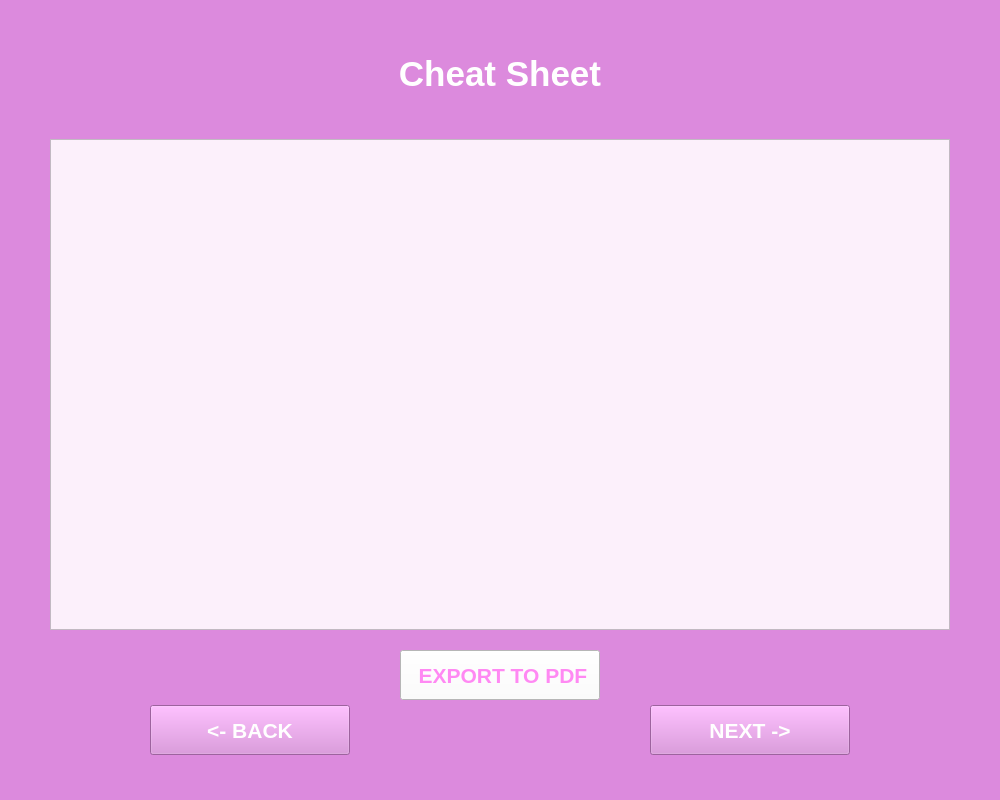
<?xml version="1.0" encoding="UTF-8"?>
<ui version="4.0">
 <class>Window_6_Cheat_Sheet</class>
 <widget class="QMainWindow" name="Window_6_Cheat_Sheet">
  <property name="geometry">
   <rect>
    <x>0</x>
    <y>0</y>
    <width>1000</width>
    <height>800</height>
   </rect>
  </property>
  <property name="windowTitle">
   <string>LazyApp</string>
  </property>
  <property name="styleSheet">
   <string notr="true">background-color: rgb(220, 138, 221);</string>
  </property>
  <widget class="QWidget" name="centralwidget">
   <widget class="QTextBrowser" name="Cheat_Sheet_title">
    <property name="geometry">
     <rect>
      <x>0</x>
      <y>50</y>
      <width>1000</width>
      <height>60</height>
     </rect>
    </property>
    <property name="autoFillBackground">
     <bool>true</bool>
    </property>
    <property name="styleSheet">
     <string notr="true">color: rgb(255, 255, 255);</string>
    </property>
    <property name="frameShape">
     <enum>QFrame::NoFrame</enum>
    </property>
    <property name="frameShadow">
     <enum>QFrame::Plain</enum>
    </property>
    <property name="lineWidth">
     <number>0</number>
    </property>
    <property name="html">
     <string>&lt;!DOCTYPE HTML PUBLIC &quot;-//W3C//DTD HTML 4.0//EN&quot; &quot;http://www.w3.org/TR/REC-html40/strict.dtd&quot;&gt;
&lt;html&gt;&lt;head&gt;&lt;meta name=&quot;qrichtext&quot; content=&quot;1&quot; /&gt;&lt;meta charset=&quot;utf-8&quot; /&gt;&lt;style type=&quot;text/css&quot;&gt;
p, li { white-space: pre-wrap; }
hr { height: 1px; border-width: 0; }
li.unchecked::marker { content: &quot;\2610&quot;; }
li.checked::marker { content: &quot;\2612&quot;; }
&lt;/style&gt;&lt;/head&gt;&lt;body style=&quot; font-family:'Segoe UI'; font-size:9pt; font-weight:400; font-style:normal;&quot;&gt;
&lt;p align=&quot;center&quot; style=&quot; margin-top:0px; margin-bottom:0px; margin-left:0px; margin-right:0px; -qt-block-indent:0; text-indent:0px;&quot;&gt;&lt;span style=&quot; font-size:26pt; font-weight:700;&quot;&gt;Cheat Sheet&lt;/span&gt;&lt;/p&gt;&lt;/body&gt;&lt;/html&gt;</string>
    </property>
   </widget>
   <widget class="QPushButton" name="Cheat_sheet_next_button">
    <property name="geometry">
     <rect>
      <x>650</x>
      <y>705</y>
      <width>200</width>
      <height>50</height>
     </rect>
    </property>
    <property name="font">
     <font>
      <pointsize>16</pointsize>
      <bold>true</bold>
     </font>
    </property>
    <property name="styleSheet">
     <string notr="true">color: rgb(255, 255, 255);</string>
    </property>
    <property name="text">
     <string>NEXT -&gt;</string>
    </property>
   </widget>
   <widget class="QPlainTextEdit" name="Cheat_Sheet_space">
    <property name="geometry">
     <rect>
      <x>50</x>
      <y>139</y>
      <width>900</width>
      <height>491</height>
     </rect>
    </property>
    <property name="styleSheet">
     <string notr="true">background-color: rgb(252, 240, 251);</string>
    </property>
    <property name="plainText">
     <string/>
    </property>
    <property name="overwriteMode">
     <bool>true</bool>
    </property>
    <property name="backgroundVisible">
     <bool>false</bool>
    </property>
    <property name="centerOnScroll">
     <bool>false</bool>
    </property>
   </widget>
   <widget class="QPushButton" name="Cheat_Sheet_back_button">
    <property name="geometry">
     <rect>
      <x>150</x>
      <y>705</y>
      <width>200</width>
      <height>50</height>
     </rect>
    </property>
    <property name="font">
     <font>
      <pointsize>16</pointsize>
      <bold>true</bold>
     </font>
    </property>
    <property name="styleSheet">
     <string notr="true">color: rgb(255, 255, 255);</string>
    </property>
    <property name="text">
     <string>&lt;- BACK</string>
    </property>
   </widget>
   <widget class="QPushButton" name="Cheat_Sheet_export_button">
    <property name="geometry">
     <rect>
      <x>400</x>
      <y>650</y>
      <width>200</width>
      <height>50</height>
     </rect>
    </property>
    <property name="font">
     <font>
      <pointsize>16</pointsize>
      <bold>true</bold>
     </font>
    </property>
    <property name="styleSheet">
     <string notr="true">background-color: rgb(255, 255, 255);
color: rgb(255, 137, 243);</string>
    </property>
    <property name="text">
     <string> EXPORT TO PDF</string>
    </property>
   </widget>
  </widget>
  <widget class="QMenuBar" name="menubar">
   <property name="geometry">
    <rect>
     <x>0</x>
     <y>0</y>
     <width>1000</width>
     <height>22</height>
    </rect>
   </property>
  </widget>
  <widget class="QStatusBar" name="statusbar"/>
 </widget>
 <resources/>
 <connections/>
</ui>
